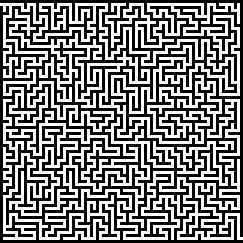
#> input picture MazePhotoTerminal_3.png, 81 x 81 px (shown 3 times larger)
$ python MazeTerminal.py
#> lines starting #> are read from the running program, lines starting #| are printed output that depends on the picture
from PIL import Image
import numpy as np

img = Image.open("MazePhotoTerminal_3.png").convert("L")
#> img: PIL image 81x81 L; 48.8% white in thin lines or dots
img = np.array(img)
binary_img = (img > 127).astype(np.uint8)
#> binary_img: shape (81, 81); values 0 (black) and 1 (white), 48.8% white in thin lines or dots

def printImage(img):
    for row in range(len(binary_img[0])):
        for col in range(len(binary_img[1])):
            if binary_img[row,col] == 0:
                print(end="⬛")
            if binary_img[row,col] == 1:
                print(end="⬜")
            if binary_img[row,col] == 2:
                print(end="🟩")
        print()


def directionsCount(binary_img,x,y,px,py):
#> called with x = 1, y = 0, px = 0, py = 0
    directions = []
    for dx,dy in OFFSET:
        if binary_img.shape[0] > (x+dx) > 0 and binary_img.shape[0] > (y+dy) > 0:
            if binary_img[x+dx,y+dy] != 0 and (px,py) != (x+dx,y+dy):
                directions.append((dx,dy))
#> after the loop, directions = [(0, 1)]
    return directions

OFFSET  = [[0,1],[0,-1],[1,0],[-1,0]]
node_tree = {}
node_id = 1
total_path = []


def run2(x,y,px,py,path_pixel = None):
    global node_id,total_path
    directions = directionsCount(binary_img,x,y,px,py) # 0-3 directions
#> directions = [(0, 1)]
    if path_pixel is None:
        path_pixel = []
    path_pixel.append((x,y))

    if len(directions) == 1:
        while len(directions) == 1:
            dx, dy = directions[0]
            x, y, px, py = x+dx, y+dy, x, y
            path_pixel.append((x,y))
            directions = directionsCount(binary_img, x, y, px, py)
#> this loop made 1 pass
#> (dx, dy, x, y, px, py, directions) on pass 1: (0, 1, 1, 1, 1, 0, [(0, 1), (1, 0)])
#> after the loop, path_pixel = [(1, 0), (1, 1)]
        run2(x, y, px, py,path_pixel[:])
#> the loop in run2 (call 2), `while node_tree[save_node_id][4]:` made 2 passes
#> (dx, dy, node_x, node_y) on pass 1: (0, 1, 21, 62)


    elif len(directions) > 1:
        node_tree[node_id] = (x,y,px,py,directions)
        save_node_id = node_id
        node_id += 1

        while node_tree[save_node_id][4]:
            dir = node_tree[save_node_id][4].pop(0)
            dx,dy = dir
            node_x,node_y = x+dx,y+dy
            run2(node_x,node_y,x,y,path_pixel[:])

    else:
        if (x,y) == (binary_img.shape[0]-2,binary_img.shape[0]-1):
            print("maze done")
            total_path.append(path_pixel[:])
        return

def imageShow(img):
    for x,y in total_path[0]:
        img[x,y] = 2
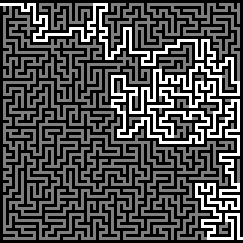
#> img: shape (81, 81) (shown 3 times larger); min 0, max 2, mean 0.607; drawn with min black and max white
    return img

run2(1,0,0,0)
img= imageShow(binary_img)
printImage(img)
#> the loop in printImage, `for row in range(len(binary_img[0])):` made 81 passes

$ run again, with MazePhotoTerminal_2.png copied over MazePhotoTerminal_3.png
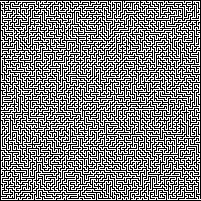
#> input picture MazePhotoTerminal_2.png, 201 x 201 px
#> binary_img: shape (201, 201); values 0 (black) and 1 (white), 49.5% white in thin lines or dots
#> after the loop in directionsCount, `for dx,dy in OFFSET:`: directions = [(0, 1)]
#> the loop in run2, `while len(directions) == 1:` made 1 pass
#> (dx, dy, x, y, px, py, directions) on pass 1: (0, 1, 1, 1, 1, 0, [(0, 1), (1, 0)])
#> after the loop in run2, `while len(directions) == 1:`: path_pixel = [(1, 0), (1, 1)]
#> the loop in run2 (call 2), `while node_tree[save_node_id][4]:` made 2 passes
#> (dx, dy, node_x, node_y) on pass 1: (1, 0, 60, 45)
#> after the loop in imageShow, `for x,y in total_path[0]:`:
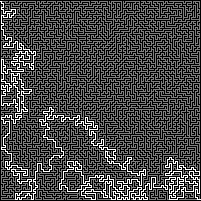
#> img: shape (201, 201); min 0, max 2, mean 0.565; drawn with min black and max white
#> the loop in printImage, `for row in range(len(binary_img[0])):` made 201 passes
